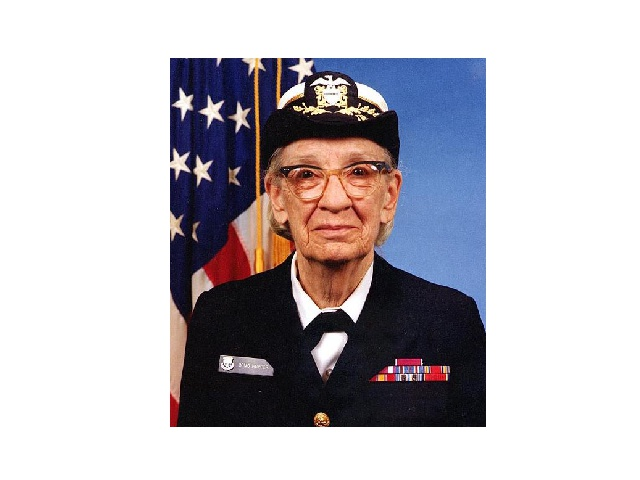
#> input picture Python/UROP/sample.jpg, 640 x 480 px, given in place of the camera
$ python realtime-color-detection.py
#> lines starting #> are read from the running program, lines starting #| are printed output that depends on the picture; after the words box and inside, x2 and y2 are one past the last pixel; in counts of white or black regions, pixels touching at a corner belong together
# Python code for Multiple Color Detection


import numpy as np
import cv2


# Capturing video through webcam
webcam = cv2.VideoCapture(0)

# Start a while loop
while(1):

	# Reading the video from the
	# webcam in image frames
	_, imageFrame = webcam.read()
#> imageFrame is the input picture: shape (480, 640, 3); mean B, G, R 190.9, 185.7, 189.5

	# Convert the imageFrame in
	# BGR(RGB color space) to
	# HSV(hue-saturation-value)
	# color space
	hsvFrame = cv2.cvtColor(imageFrame, cv2.COLOR_BGR2HSV)
#> hsvFrame: shape (480, 640, 3); mean H, S, V 38.2, 43.3, 199.6

	# Set range for red color and
	# define mask
	red_lower = np.array([136, 87, 111], np.uint8)
	red_upper = np.array([180, 255, 255], np.uint8)
	red_mask = cv2.inRange(hsvFrame, red_lower, red_upper)
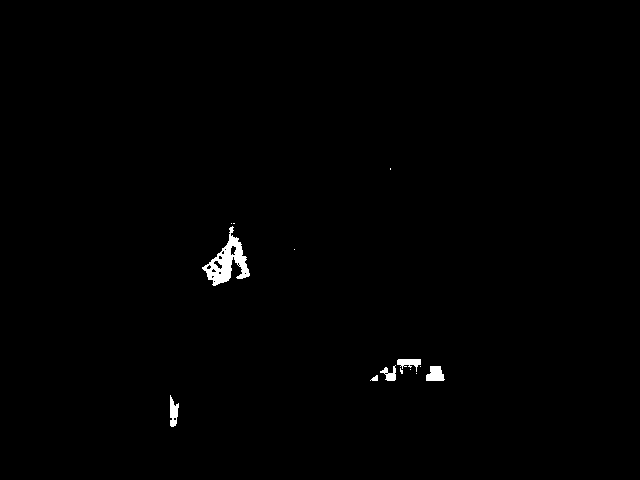
#> red_mask: shape (480, 640); 0.6% white; 14 white regions (8 under 20 px), largest, box (x1, y1, x2, y2) and area: (202, 226, 250, 286) 1089, (426, 366, 445, 381) 217, (170, 395, 179, 427) 186, (397, 359, 421, 372) 171, (380, 365, 396, 381) 130, (370, 375, 378, 381) 30

	# Set range for green color and
	# define mask
	green_lower = np.array([25, 52, 72], np.uint8)
	green_upper = np.array([102, 255, 255], np.uint8)
	green_mask = cv2.inRange(hsvFrame, green_lower, green_upper)
#> green_mask: shape (480, 640); 0.05% white in thin lines or dots, all inside (x1, y1, x2, y2) = (295, 87, 374, 420)

	# Set range for blue color and
	# define mask
	blue_lower = np.array([94, 80, 2], np.uint8)
	blue_upper = np.array([120, 255, 255], np.uint8)
	blue_mask = cv2.inRange(hsvFrame, blue_lower, blue_upper)
#> blue_mask: shape (480, 640); 12.2% white; 393 white regions (356 under 20 px), largest, box (x1, y1, x2, y2) and area: (310, 58, 486, 336) 23351, (172, 109, 254, 258) 3585, (170, 58, 253, 115) 2752

	# Morphological Transform, Dilation
	# for each color and bitwise_and operator
	# between imageFrame and mask determines
	# to detect only that particular color
	kernal = np.ones((5, 5), "uint8")

	# For red color
	red_mask = cv2.dilate(red_mask, kernal)
#> red_mask: shape (480, 640); 1.1% white; 6 white regions, box (x1, y1, x2, y2) and area: (200, 221, 252, 288) 1805, (368, 357, 423, 383) 821, (168, 393, 181, 429) 381, (424, 364, 447, 383) 370, (388, 166, 393, 172) 30, (292, 247, 297, 252) 25
	res_red = cv2.bitwise_and(imageFrame, imageFrame,
							mask = red_mask)

	# For green color
	green_mask = cv2.dilate(green_mask, kernal)
#> green_mask: shape (480, 640); 0.28% white; 7 white regions, largest, box (x1, y1, x2, y2) and area: (303, 85, 328, 116) 380, (337, 87, 353, 115) 248, (293, 104, 302, 113) 63
	res_green = cv2.bitwise_and(imageFrame, imageFrame,
								mask = green_mask)

	# For blue color
	blue_mask = cv2.dilate(blue_mask, kernal)
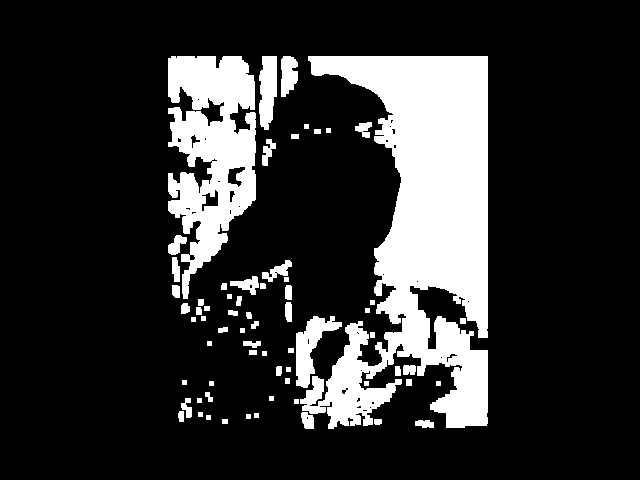
#> blue_mask: shape (480, 640); 18.9% white; 67 white regions
	res_blue = cv2.bitwise_and(imageFrame, imageFrame,
							mask = blue_mask)
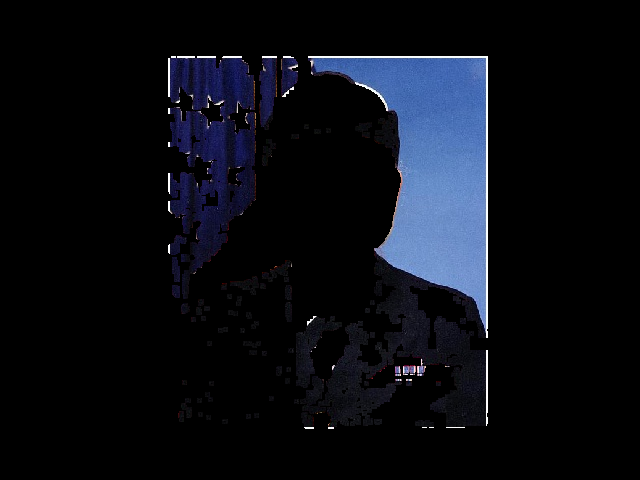
#> res_blue: shape (480, 640, 3); mean B, G, R 20.1, 13.1, 10.5

	# Creating contour to track red color
	contours, hierarchy = cv2.findContours(red_mask,
										cv2.RETR_TREE,
										cv2.CHAIN_APPROX_SIMPLE)
#> contours = 6 contours, 1 with area under 20; largest, box (x1, y1, x2, y2) and area: (200, 221, 252, 288) 1694, (368, 357, 423, 383) 728, (168, 393, 181, 429) 338, (424, 364, 447, 383) 332, (388, 166, 393, 172) 20

	for pic, contour in enumerate(contours):
		area = cv2.contourArea(contour)
		if(area > 300):
			x, y, w, h = cv2.boundingRect(contour)
			imageFrame = cv2.rectangle(imageFrame, (x, y),
									(x + w, y + h),
									(0, 0, 255), 2)

			cv2.putText(imageFrame, "Red Colour", (x, y),
						cv2.FONT_HERSHEY_SIMPLEX, 1.0,
						(0, 0, 255))
#> this loop made 6 passes
#> (area, x, y, w, h) on passes 1, 2, 3, 5: (337.5, 168, 393, 13, 36), (332, 424, 364, 23, 19), (728.5, 368, 357, 55, 26), (1694.5, 200, 221, 52, 67)
#> (contour, area) on pass 6: ([[388, 166], [388, 171], [392, 171], [392, 166]], 20)
#> pass 1, `imageFrame = cv2.rectangle(imageFrame, (x, y), (x + w, y + h), (0, 0, ..`:
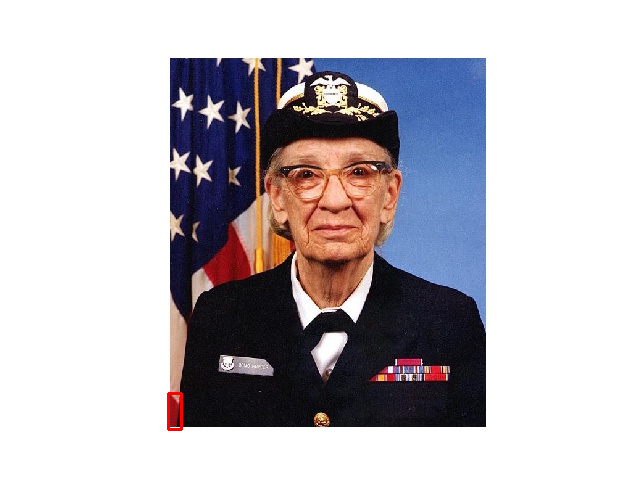
#> imageFrame: shape (480, 640, 3); 0.09% of pixels changed, all inside (x1, y1, x2, y2) = (167, 392, 183, 431)
#> after the loop:
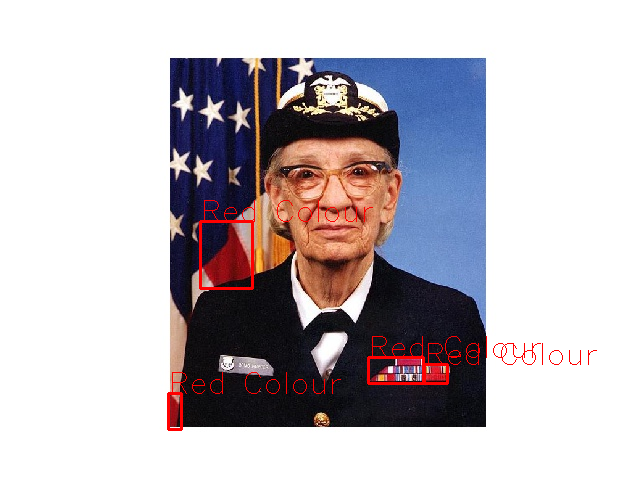
#> imageFrame: shape (480, 640, 3); mean B, G, R 190, 184.8, 191.1

	# Creating contour to track green color
	contours, hierarchy = cv2.findContours(green_mask,
										cv2.RETR_TREE,
										cv2.CHAIN_APPROX_SIMPLE)
#> contours = 7 contours, 1 with area under 20; largest, box (x1, y1, x2, y2) and area: (303, 85, 328, 116) 322, (337, 87, 353, 115) 208, (293, 104, 302, 113) 48, (366, 108, 376, 115) 46, (354, 107, 360, 114) 28, (359, 115, 365, 120) 20

	for pic, contour in enumerate(contours):
		area = cv2.contourArea(contour)
		if(area > 300):
			x, y, w, h = cv2.boundingRect(contour)
			imageFrame = cv2.rectangle(imageFrame, (x, y),
									(x + w, y + h),
									(0, 255, 0), 2)

			cv2.putText(imageFrame, "Green Colour", (x, y),
						cv2.FONT_HERSHEY_SIMPLEX,
						1.0, (0, 255, 0))
#> this loop made 7 passes
#> (area, x, y, w, h) on pass 7: (322, 303, 85, 25, 31)
#> area on passes 3 to 6: 45.5, 28.5, 48.5, 208.5
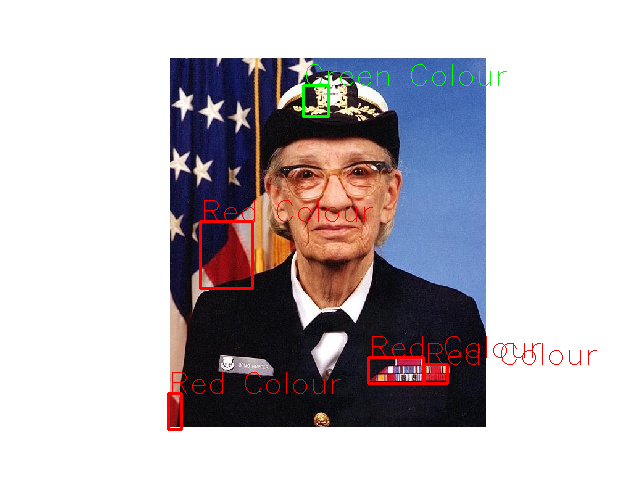
#> imageFrame: shape (480, 640, 3); 0.24% of pixels changed, all inside (x1, y1, x2, y2) = (302, 64, 507, 118)

	# Creating contour to track blue color
	contours, hierarchy = cv2.findContours(blue_mask,
										cv2.RETR_TREE,
										cv2.CHAIN_APPROX_SIMPLE)
#> contours = 105 contours, 55 with area under 20; largest, box (x1, y1, x2, y2) and area: (300, 56, 488, 429) 36966, (168, 56, 256, 299) 12811, (296, 316, 342, 388) 1273, (259, 56, 277, 130) 968, (281, 56, 298, 97) 488
	for pic, contour in enumerate(contours):
		area = cv2.contourArea(contour)
		if(area > 300):
			x, y, w, h = cv2.boundingRect(contour)
			imageFrame = cv2.rectangle(imageFrame, (x, y),
									(x + w, y + h),
									(255, 0, 0), 2)

			cv2.putText(imageFrame, "Blue Colour", (x, y),
						cv2.FONT_HERSHEY_SIMPLEX,
						1.0, (255, 0, 0))
#> this loop made 105 passes
#> (area, x, y, w, h) on passes 37, 68, 89, 90, 91: (1273, 296, 316, 46, 72), (36965.5, 300, 56, 188, 373), (488.5, 281, 56, 17, 41), (967.5, 259, 56, 18, 74), (12811, 168, 56, 88, 243)
#> area on passes 1, 2, 7, 10, 13, 15: 98.5, 33, 151.5, 45, 98.5, 34
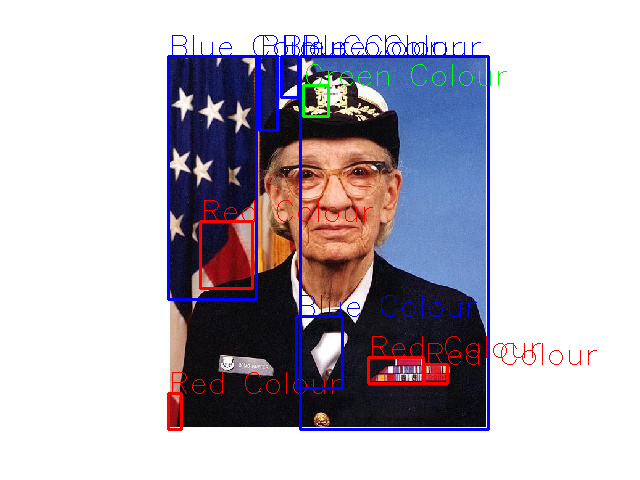
#> imageFrame: shape (480, 640, 3); 2.72% of pixels changed, all inside (x1, y1, x2, y2) = (167, 35, 490, 431)

	# Program Termination
	cv2.imshow("Multiple Color Detection in Real-TIme", imageFrame)
	if cv2.waitKey(10) & 0xFF == ord('q'):
		# cap.release()
#> (key q is pressed here)
		cv2.destroyAllWindows()
		break
